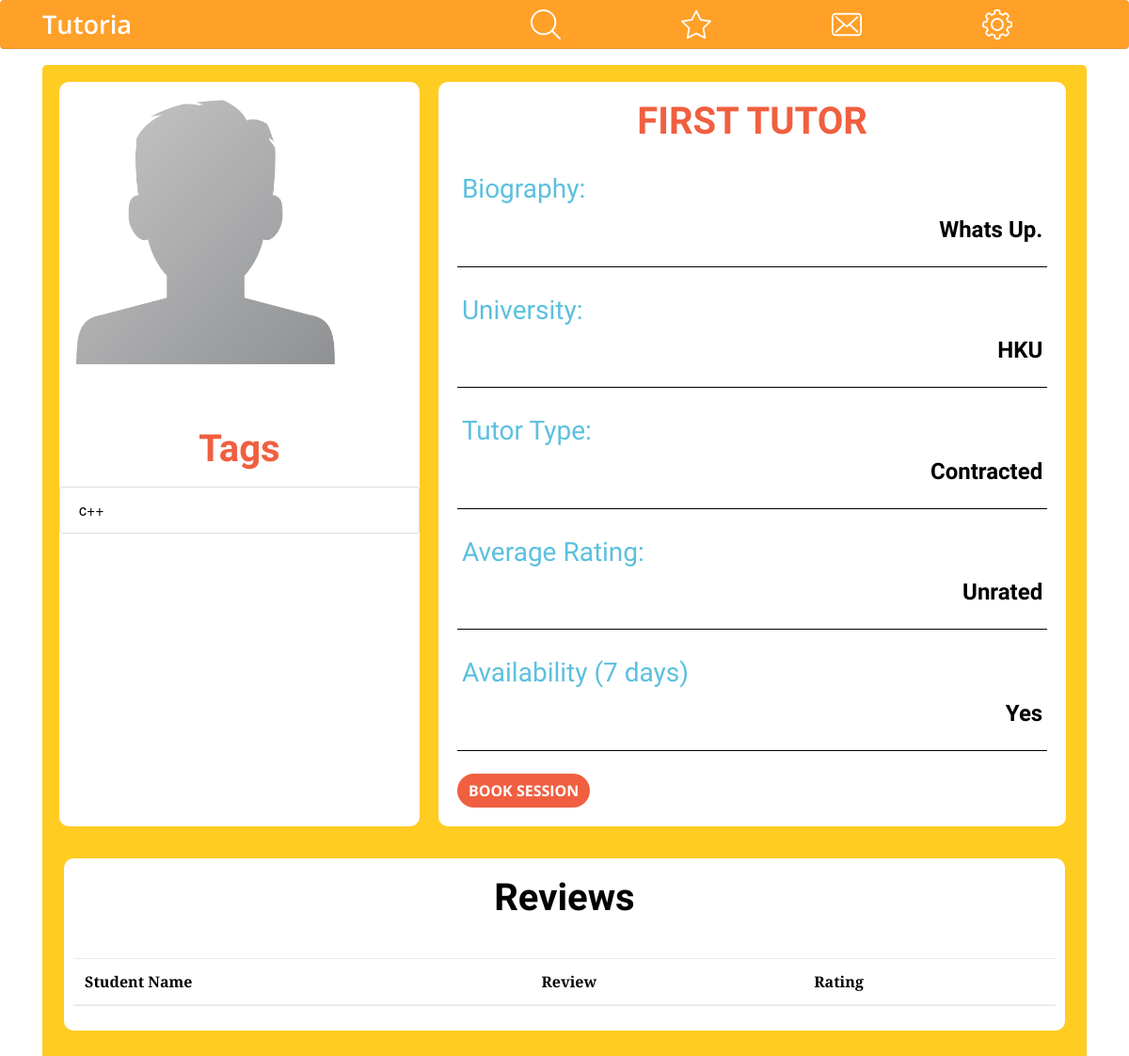
/tutoria/view_profile/1/ (signed in), run on an earlier commit of the app's database.
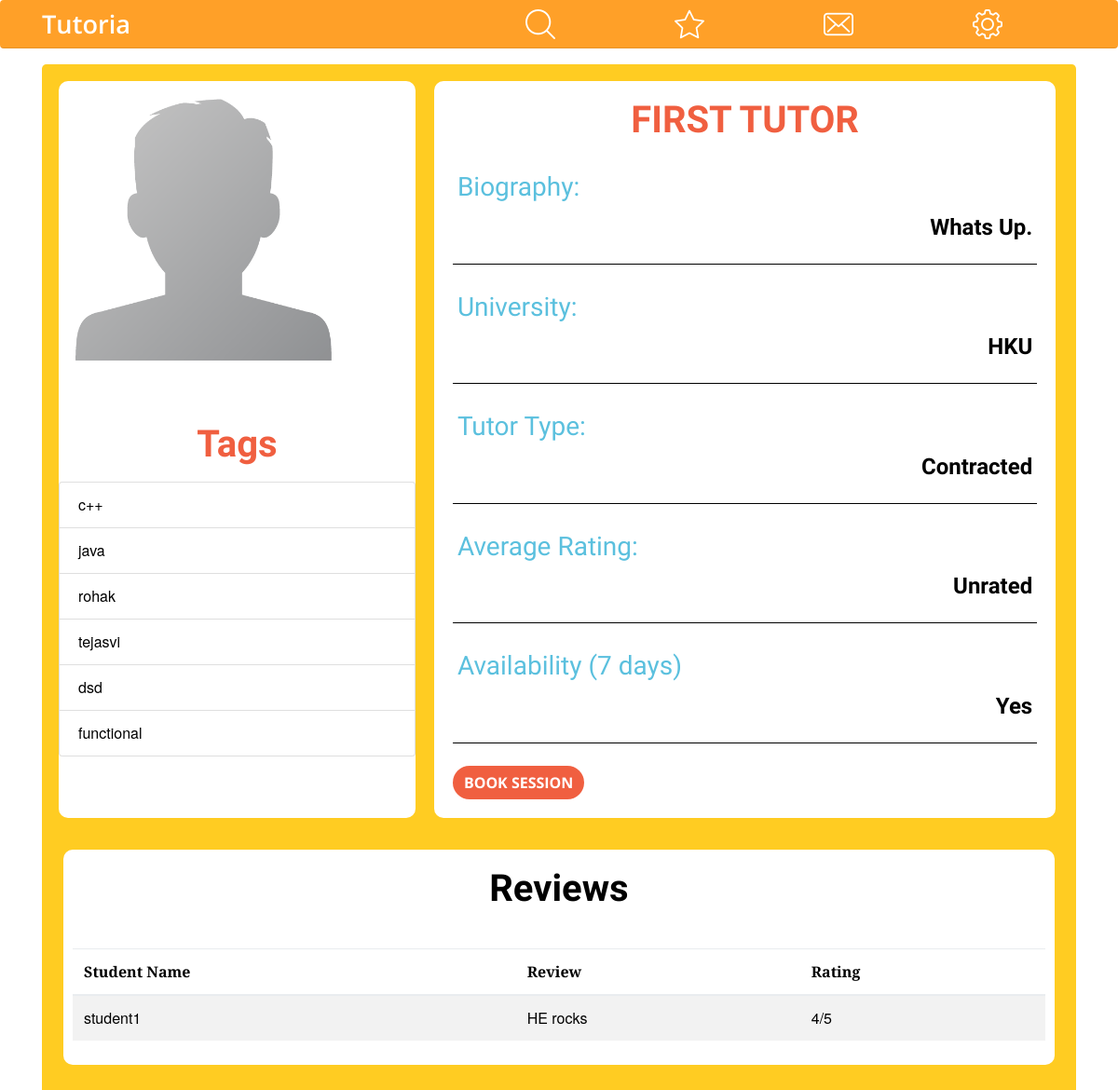
And on a later commit of the database.
### tutoria/models.py (models this page shows, shortened)
class Tutor(models.Model):
    last_name = models.CharField(max_length=100, default="")
    first_name = models.CharField(max_length=100, default="")
    username = models.CharField(max_length=100)
    biography = models.CharField(max_length=10000)
    university = models.CharField(max_length=100)
    tutortype = models.CharField(max_length=10)
    isStudent = models.BooleanField(default=False)
    rate = models.IntegerField(default=0)
    course = models.ManyToManyField(Course)
    phoneNumber = models.IntegerField(default=99999999)
    avatar = models.FileField(default='anonymous.png')
    isHidden =  models.BooleanField(default=False)
    rating = models.DecimalField(decimal_places=2,max_digits=3,default=0)
    hasRating = models.BooleanField(default=False)
    tags = models.CharField(max_length=10000, default="")

class Review(models.Model):
    student = models.ForeignKey(Student, on_delete=models.CASCADE)
    tutor = models.ForeignKey(Tutor, on_delete=models.CASCADE)
    text = models.CharField(max_length=250)
    rating = models.IntegerField()

class Student(models.Model):
    name = models.CharField(max_length=100, default="")
    username = models.CharField(max_length=100)
    isTutor = models.BooleanField(default=False)
    phoneNumber = models.DecimalField(decimal_places=0, max_digits=10, default=99999999)
    avatar = models.FileField(default='anonymous.png')

### tutoria/views.py (the view)
# urls.py: url(r'^view_profile/(?P<tutor_id>[0-9]+)/$', views.view_tutor_profile, name='view_profile'),
@login_required(redirect_field_name='/tutoria/dashboard')
def view_tutor_profile(request, tutor_id):
    tutor = get_object_or_404(Tutor, pk=tutor_id)
    tags = tutor.tags.split(',');
    print(tags)
    reviews=Review.objects.filter(tutor=tutor)
    hasRating=False
    available = True
    if len(reviews)>3:
        hasRating=True
    num=len(Session.objects.filter(tutor=tutor))
    if tutor.tutortype == "private" and num == 56:
        available = False
    elif tutor.tutortype == "contracted" and num == 112:
        available = False
    context = {
        'tutor':tutor,
        'reviews':reviews[::-1],
        'hasRating':hasRating,
        'tags' :tags[:6],
        'isAvailable': available
    }
    if request.user.username == tutor.username:
        return render(request, 'tutoria/profile/t_view_profile.html', context)
    else:
        return render(request, 'tutoria/profile/s_view_profile.html', context)

### tutoria/templates/tutoria/profile/s_view_profile.html (shortened to what this page needs)
{% extends 'tutoria/base.html' %}
{% block body %}
<main role="main" class="container">
  <div class="jumbotron main-container page-title">
    <div class="container">
            <div class="row">
                  <div class="row profile-container" >
                      <div class="profile-pic">
                          <img src="{{tutor.avatar.url}}" alt="" class="img-rounded img-responsive" />
                      </div>
                      <br><br>
                      <div class="">
                        <h1><a href="#"> Tags</a></h1>
                        <ul class="list-group">
                          {% for tag in tags %}
                            <li class="list-group-item">{{tag}}</li>
                          {% endfor %}
                        </ul>
                      </div>
                  </div>
                  <div class="profile-container-deets">
                          <h1><a href="#">{{tutor.first_name}} {{tutor.last_name}}</a></h1>
                          <div class="profile-sub-deets">
                              <div class="detail"><h3>Biography:</h3><p>{{tutor.biography}}</p></div><br>
                              <div class="detail"><h3>University:</h3> <p>{{tutor.university}}</p></div><br>
                              <div class="detail"><h3>Tutor Type:</h3> <p>{{tutor.tutortype}}</p></div><br>
                          {% if tutor.hasRating  %}
                            <div class="detail"><h3>Average Rating:</h3><p>{{tutor.rating}}</p></div><br>
                          {% else %}
                            <div class="detail"><h3>Average Rating:</h3><p>Unrated</p></div><br>
                          {% endif %}
                          {% if isAvailable  %}
                            <div class="detail"><h3>Availability (7 days)</h3><p>Yes</p></div><br>
                          {% else %}
                            <div class="detail"><h3>Availability (7 days)</h3><p>No</p></div><br>
                          {% endif %}
                          <div class="btn-group">
                              <a class="btn btn-primary" href="/tutoria/view_timetable/{{tutor.id}}">Book Session</a>
                          </div>
                  </div>
            </div>
    </div>
    <br>
    <div class="reviews-container">
                <h1>Reviews</h1>
                <br>
          <table class="table table-striped">
            <thead>
              <tr>
                <th>Student Name</th>
                <th>Review</th>
                <th>Rating</th>
              </tr>
            </thead>
            <tbody>
              {% for rev in reviews %}
                <tr>
                  <td>{{rev.student.username}}</td>
                  <td>{{rev.text}}</td>
                  <td>{{rev.rating}}/5</td>
                </tr>
              {% endfor %}
            </tbody>
          </table>
    </div>
  </div>
</main>
{% endblock %}

### tutoria/templates/tutoria/base.html (shortened to what this page needs)
<!doctype html>
<html lang="en">
  <head>
    {% load staticfiles %}
    <link href="{% static 'vendor/bootstrap/css/bootstrap.min.css' %}" rel="stylesheet ">
    <link href="{% static 'vendor/font-awesome/css/font-awesome.min.css' %}" rel="stylesheet " type="text/css">
    <link rel="stylesheet" href="//cdn.jsdelivr.net/bootstrap.tagsinput/0.4.2/bootstrap-tagsinput.css" />
    <link href="{% static 'vendor/magnific-popup/magnific-popup.css' %}" rel="stylesheet ">
    <link href="{% static 'css/creative.css' %}" rel="stylesheet">
  </head>
  <body id="page-top">
{% load static %}
    <nav class="navbar navbar-expand-lg navbar-shrink fixed-top" id="mainNav">
      <div class="container">
        <a class="navbar-brand js-scroll-trigger" href="/tutoria/dashboard">Tutoria</a>
        <div class="navbar-collapse" id="navbarResponsive">
          <ul class="navbar-nav ml-auto nav-link-container">
            <li class="nav-item">
              <a class="nav-link js-scroll-trigger" href="/tutoria/search"><img src="{% static "img/magnifying-glass.png" %}"></a>
            </li>
            <li class="nav-item">
              <a class="nav-link js-scroll-trigger" href="/tutoria/notifications"><img src="{% static "img/star.png" %}"></a>
            </li>
            <li class="nav-item">
              <a class="nav-link js-scroll-trigger" href="#portfolio"><img src="{% static "img/envelope.png" %}"></a>
            </li>
            <li class="nav-item">
              <a class="nav-link js-scroll-trigger" href="#contact"><img src="{% static "img/settings.png" %}"></a>
            </li>
          </ul>
        </div>
      </div>
    </nav>
    {% block body %}
    {% endblock %}
  </body>
  </html>

### tutoria/static/css/creative.css (style rules this page uses)
body, html { width: 100%; height: 100%; }
body { font-family: 'Merriweather', 'Helvetica Neue', Arial, sans-serif; }
a { color: #F05F40; -webkit-transition: all 0.2s; -moz-transition: all 0.2s; transition: all 0.2s; }
h1, h2, h3, h4, h5, h6 { font-family: 'Oswald', sans-serif; font-weight: 500; }
label,p { font-family: 'Hind', sans-serif; font-weight: 600; }
.page-title h1 { font-weight: 800; padding: 0.5rem; text-align: center; }
.main-container { background: #fc2; margin-top: 69px; padding: 0.5rem; }
.btn-primary { color:#fff;background-color:#337ab7;border-color:#2e6da4 }
.btn-group,.btn-group-vertical { position:relative;display:inline-block;vertical-align:middle }
.btn-group-vertical>.btn,.btn-group>.btn { position:relative;float:left }
.btn-group>.btn:first-child { margin-left:0 }
.navbar { position:fixed!important;min-height:50px;padding:0px;margin-bottom:20px;border:1px solid transparent }
@media (min-width:768px) { .navbar { border-radius:4px } }
.navbar-collapse { padding-right:15px;padding-left:15px;overflow-x:visible;-webkit-overflow-scrolling:touch;border-top:1px solid transparent;-webkit-box-shadow:inset 0 1px 0 rgba(255,255,255,.1);box-shadow:inset 0 1px 0 rgba(255,255,255,.1) }
@media (min-width:768px) { .navbar-collapse { width:auto;border-top:0;-webkit-box-shadow:none;box-shadow:none } }
.container-fluid>.navbar-collapse,.container-fluid>.navbar-header,.container>.navbar-collapse,.container>.navbar-header { margin-right:-15px;margin-left:-15px }
@media (min-width:768px) { .container-fluid>.navbar-collapse,.container-fluid>.navbar-header,.container>.navbar-collapse,.container>.navbar-header { margin-right:0;margin-left:0 } }
.navbar-brand { float:left;height:50px;padding:15px 15px;font-size:18px;line-height:20px }
@media (min-width:768px) { .navbar>.container .navbar-brand,.navbar>.container-fluid .navbar-brand { margin-left:-15px } }
li { list-style-type: none; }
.profile-container { display: inline-block; margin: 10px; border-radius: 10px; background: #fff; }
.profile-container-deets { display: inline-block; float: right; margin: 10px; padding: 10px; border-radius: 10px; background: #fff; width: 61%; }
.profile-container-deets h1 { text-transform: uppercase; text-decoration: none; }
.profile-sub-deets { padding: 10px; }
.detail { padding: 5px; border-bottom: solid black; border-bottom-width: 0.5px; }
.profile-sub-deets h3 { color: #5bc0de; }
.row.profile-container { width: 35%; }
.profile-pic { padding: 10px; margin-right: auto; margin-right: auto; display: block; }
.profile-pic img { margin-right: auto; margin-right: auto; display: block; max-width:80%; }
.profile-sub-deets p { font-family: 'Hind', sans-serif; font-size: 24px; text-transform: capitalize; text-align: end; }
.reviews-container { padding: 10px; background-color: #fff; border-radius: 10px; }
body { -webkit-tap-highlight-color: #212529; }
#mainNav { border-bottom: 1px solid rgba(33, 37, 41, 0.1); background-color: #f05f40; font-family: 'Open Sans', 'Helvetica Neue', Arial, sans-serif; -webkit-transition: all 0.2s; -moz-transition: all 0.2s; transition: all 0.2s; }
#mainNav .navbar-brand { font-weight: 600; font-size: 1.7rem; color: #F05F40; font-family: 'Open Sans', 'Helvetica Neue', Arial, sans-serif; }
#mainNav .navbar-nav > li.nav-item > a.nav-link, #mainNav .navbar-nav > li.nav-item > a.nav-link:focus { padding-left: 64px; padding-right: 64px; }
#mainNav .navbar-nav > li.nav-item > a.nav-link > img { width: 32px; }
@media (min-width: 992px) { #mainNav { border-color: transparent; background-color: transparent; } }
@media (min-width: 992px) { #mainNav .navbar-brand { color: rgba(255, 255, 255, 0.7); } }
@media (min-width: 992px) { #mainNav .navbar-nav > li.nav-item > a.nav-link, #mainNav .navbar-nav > li.nav-item > a.nav-link:focus { color: rgba(255, 255, 255, 0.7); } }
@media (min-width: 992px) { #mainNav.navbar-shrink { border-bottom: 1px solid rgba(33, 37, 41, 0.1); background-color: #ffa028; } }
@media (min-width: 992px) { #mainNav.navbar-shrink .navbar-brand { color: #fff; } }
@media (min-width: 992px) { #mainNav.navbar-shrink .navbar-nav > li.nav-item > a.nav-link, #mainNav.navbar-shrink .navbar-nav > li.nav-item > a.nav-link:focus { color: #fff; } }
.main-container { color: #000; padding-bottom: 60px; }
.btn { font-weight: 700; text-transform: uppercase; border: none; border-radius: 300px; font-family: 'Open Sans', 'Helvetica Neue', Arial, sans-serif; }
.btn-primary { background-color: #F05F40; border-color: #F05F40; }

What changed in the data, as far as the page shows it:
added Review: student.username "student1", text "HE rocks", rating "4"
Also different on the page:
new list line: "c++"
new list line: "java"
new list line: "rohak"
new list line: "tejasvi"
new list line: "dsd"
new list line: "functional"
list line gone: "c++"
